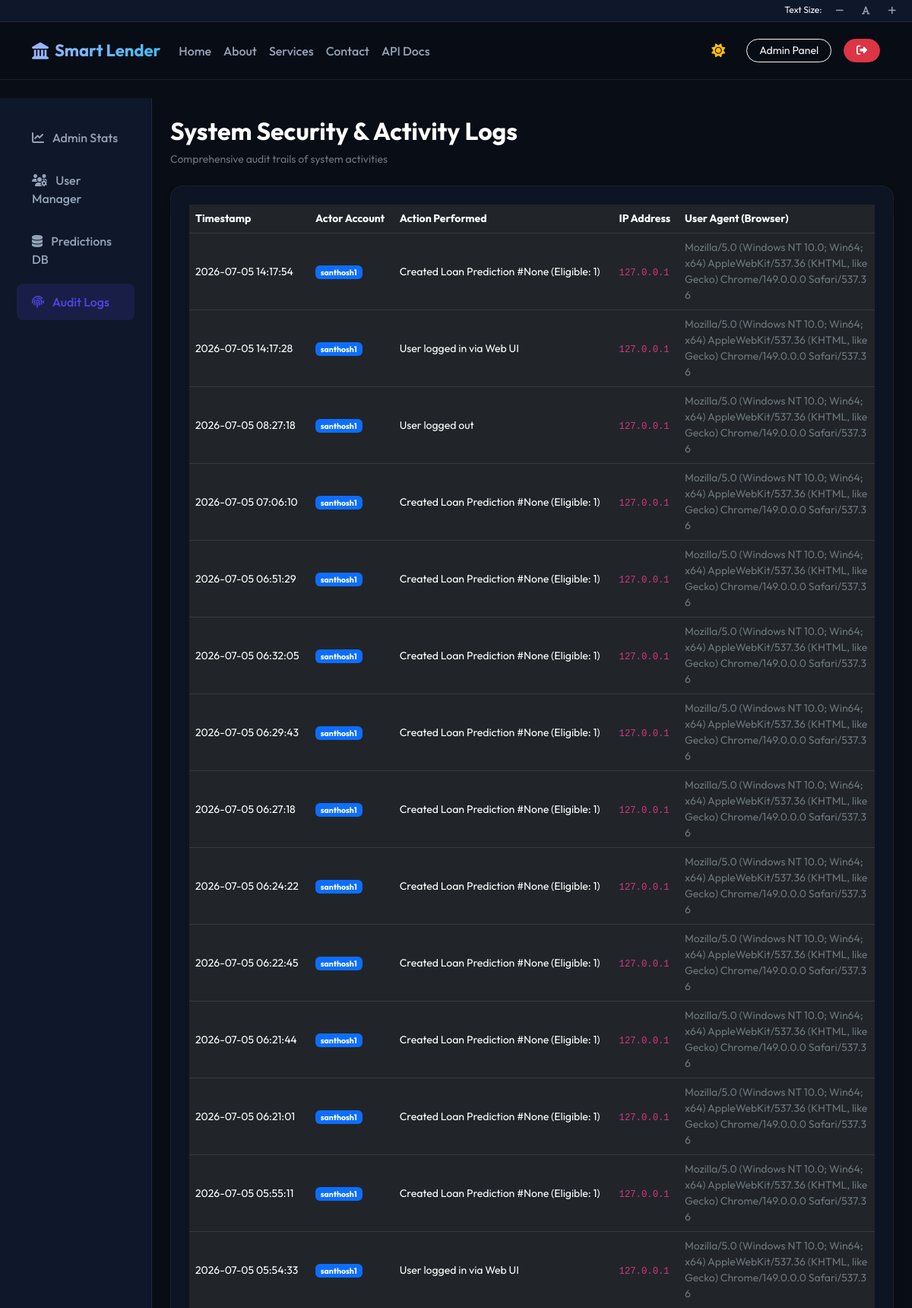
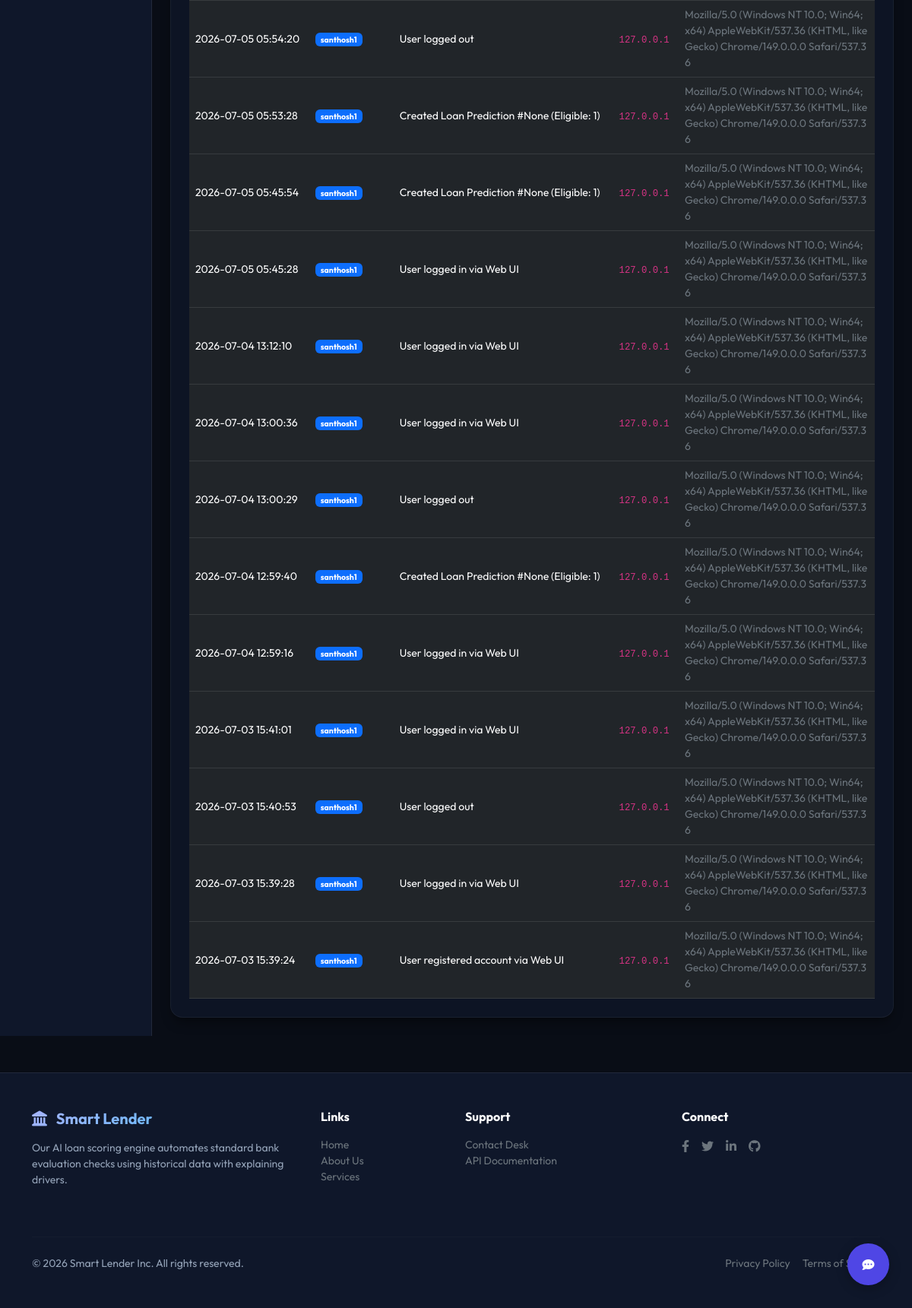
/admin/logs (signed in), run on the app's committed database (2 pictures, top to bottom).
### database.py (models this page shows, shortened)
class Log(db.Model):
    __tablename__ = 'logs'
    id = db.Column(db.Integer, primary_key=True)
    user_id = db.Column(db.Integer, db.ForeignKey('users.id', ondelete='CASCADE'), nullable=True)
    admin_id = db.Column(db.Integer, db.ForeignKey('admins.id', ondelete='CASCADE'), nullable=True)
    action = db.Column(db.String(255), nullable=False)
    ip_address = db.Column(db.String(45), nullable=True)
    user_agent = db.Column(db.String(255), nullable=True)
    created_at = db.Column(db.DateTime, default=get_utc_now, nullable=False)

class User(db.Model):
    __tablename__ = 'users'
    id = db.Column(db.Integer, primary_key=True)
    username = db.Column(db.String(80), unique=True, nullable=False)
    email = db.Column(db.String(120), unique=True, nullable=False)
    password_hash = db.Column(db.String(128), nullable=False)
    full_name = db.Column(db.String(100), nullable=True)
    phone = db.Column(db.String(20), nullable=True)
    address = db.Column(db.Text, nullable=True)
    profile_pic = db.Column(db.String(100), default='default.png', nullable=False)
    role = db.Column(db.String(20), default='user', nullable=False)
    created_at = db.Column(db.DateTime, default=get_utc_now, nullable=False)
    updated_at = db.Column(db.DateTime, default=get_utc_now, onupdate=get_utc_now, nullable=False)
    predictions = db.relationship('Prediction', backref='user', lazy=True, cascade="all, delete-orphan")
    logs = db.relationship('Log', backref='user', lazy=True, cascade="all, delete-orphan")

### routes.py (the view)
@routes_bp.route('/admin/logs')
@admin_required
def admin_logs():
    logs = Log.query.order_by(Log.created_at.desc()).all()
    return render_template('admin_logs.html', logs=logs)

### app.py (called while the page is built)
def create_app(config_class=Config):
    app = Flask(__name__)
    app.config.from_object(config_class)
    config_class.init_app(app)
    init_db(app)
    from routes import routes_bp
    from api import api_bp
    app.register_blueprint(routes_bp)
    app.register_blueprint(api_bp)
    @app.errorhandler(404)
    def page_not_found(e):
        return render_template('errors/404.html'), 404
    @app.errorhandler(500)
    def internal_server_error(e):
        return render_template('errors/500.html'), 500
    @app.context_processor
    def inject_now():
        from datetime import datetime, timezone
        return {'now': datetime.now(timezone.utc)}
    return app

### routes.py (called while the page is built)
def admin_required(f):
    @wraps(f)
    def decorated(*args, **kwargs):
        if 'admin_id' not in session:
            flash('Access denied. Admin credentials required.', 'danger')
            return redirect(url_for('routes.admin_login'))
        g.admin = db.session.get(Admin, session['admin_id'])
        if not g.admin:
            session.clear()
            return redirect(url_for('routes.admin_login'))
        return f(*args, **kwargs)
    return decorated

@routes_bp.before_request
def load_logged_in_user():
    user_id = session.get('user_id')
    admin_id = session.get('admin_id')
    if user_id:
        g.user = db.session.get(User, user_id)
    else:
        g.user = None
    if admin_id:
        g.admin = db.session.get(Admin, admin_id)
    else:
        g.admin = None

### templates/admin_logs.html (shortened to what this page needs)
{% extends 'layout.html' %}
{% block content %}
<div class="container-fluid">
    <div class="row">
        <div class="col-md-3 col-lg-2 sidebar d-none d-md-block py-4">
            <ul class="nav nav-pills flex-column mb-auto">
                <li class="nav-item">
                    <a href="{{ url_for('routes.admin_dashboard') }}" class="nav-link text-white">
                        <i class="fas fa-chart-line me-2"></i> Admin Stats
                    </a>
                </li>
                <li class="nav-item">
                    <a href="{{ url_for('routes.admin_users') }}" class="nav-link text-white">
                        <i class="fas fa-users-cog me-2"></i> User Manager
                    </a>
                </li>
                <li class="nav-item">
                    <a href="{{ url_for('routes.admin_predictions') }}" class="nav-link text-white">
                        <i class="fas fa-database me-2"></i> Predictions DB
                    </a>
                </li>
                <li class="nav-item">
                    <a href="{{ url_for('routes.admin_logs') }}" class="nav-link active">
                        <i class="fas fa-fingerprint me-2"></i> Audit Logs
                    </a>
                </li>
            </ul>
        </div>
        <div class="col-md-9 col-lg-10 py-4 px-md-4">
            <div class="mb-4" data-aos="fade-down">
                <h2 class="fw-bold text-white">System Security & Activity Logs</h2>
                <p class="text-secondary small">Comprehensive audit trails of system activities</p>
            </div>
            <div class="glass-card p-4" data-aos="fade-up">
                <div class="table-responsive">
                    <table class="table table-dark table-hover align-middle small m-0" style="word-break: break-all;">
                        <thead>
                            <tr>
                                <th>Timestamp</th>
                                <th>Actor Account</th>
                                <th>Action Performed</th>
                                <th>IP Address</th>
                                <th>User Agent (Browser)</th>
                            </tr>
                        </thead>
                        <tbody>
                            {% for log in logs %}
                                <tr>
                                    <td style="min-width: 140px;">{{ log.created_at.strftime('%Y-%m-%d %H:%M:%S') }}</td>
                                    <td>
                                        {% if log.admin_id %}
                                            <span class="badge bg-danger">ADMIN (ID: {{ log.admin_id }})</span>
                                        {% elif log.user_id: %}
                                            {% if log.user %}
                                                <span class="badge bg-primary">{{ log.user.username }}</span>
                                            {% else: %}
                                                <span class="badge bg-secondary">Deleted User</span>
                                            {% endif %}
                                        {% else: %}
                                            <span class="badge bg-secondary">ANONYMOUS</span>
                                        {% endif %}
                                    </td>
                                    <td>{{ log.action }}</td>
                                    <td><code>{{ log.ip_address or 'N/A' }}</code></td>
                                    <td class="text-secondary" style="max-width: 250px;">{{ log.user_agent or 'N/A' }}</td>
                                </tr>
                            {% else %}
                                <tr>
                                    <td colspan="5" class="text-center py-4 text-secondary">No system activity logs found.</td>
                                </tr>
                            {% endfor %}
                        </tbody>
                    </table>
                </div>
            </div>
        </div>
    </div>
</div>
{% endblock %}

### templates/layout.html (shortened to what this page needs)
<!DOCTYPE html>
<html lang="en" data-theme="dark">
<head>
    <link href="https://cdn.jsdelivr.net/npm/bootstrap@5.3.0/dist/css/bootstrap.min.css" rel="stylesheet">
    <link href="https://cdnjs.cloudflare.com/ajax/libs/font-awesome/6.4.0/css/all.min.css" rel="stylesheet">
    <link href="https://unpkg.com/aos@2.3.1/dist/aos.css" rel="stylesheet">
    <link rel="stylesheet" href="{{ url_for('static', filename='css/style.css') }}">
</head>
<body>
    <div class="accessibility-bar">
        <span>Text Size:</span>
        <button id="btn-decrease-font" class="accessibility-btn" title="Decrease Font Size"><i class="fas fa-minus"></i></button>
        <button id="btn-reset-font" class="accessibility-btn" title="Reset Font Size"><i class="fas fa-font"></i></button>
        <button id="btn-increase-font" class="accessibility-btn" title="Increase Font Size"><i class="fas fa-plus"></i></button>
    </div>
    <nav class="navbar navbar-expand-lg glass-nav sticky-top py-3">
        <div class="container">
            <a class="navbar-brand text-gradient d-flex align-items-center" href="{{ url_for('routes.index') }}">
                <i class="fas fa-landmark me-2"></i> Smart Lender
            </a>
            <div class="collapse navbar-collapse" id="navbarNav">
                <ul class="navbar-nav me-auto">
                    <li class="nav-link-item"><a class="nav-link {% if request.endpoint == 'routes.index' %}active{% endif %}" href="{{ url_for('routes.index') }}">Home</a></li>
                    <li class="nav-link-item"><a class="nav-link {% if request.endpoint == 'routes.about' %}active{% endif %}" href="{{ url_for('routes.about') }}">About</a></li>
                    <li class="nav-link-item"><a class="nav-link {% if request.endpoint == 'routes.services' %}active{% endif %}" href="{{ url_for('routes.services') }}">Services</a></li>
                    <li class="nav-link-item"><a class="nav-link {% if request.endpoint == 'routes.contact' %}active{% endif %}" href="{{ url_for('routes.contact') }}">Contact</a></li>
                    <li class="nav-link-item"><a class="nav-link" href="/api/docs" target="_blank">API Docs</a></li>
                </ul>
                <div class="d-flex align-items-center gap-3">
                    <button id="theme-switcher" class="theme-switch-btn" title="Toggle Light/Dark Theme">
                        <i class="fas fa-sun text-warning"></i>
                    </button>
                    {% if g.admin %}
                        <a href="{{ url_for('routes.admin_dashboard') }}" class="btn btn-outline-light btn-sm rounded-pill px-3">Admin Panel</a>
                        <a href="{{ url_for('routes.logout') }}" class="btn btn-danger btn-sm rounded-pill px-3"><i class="fas fa-sign-out-alt"></i></a>
                    {% else %}
                        <a href="{{ url_for('routes.login') }}" class="btn btn-outline-light rounded-pill px-4">Login</a>
                        <a href="{{ url_for('routes.register') }}" class="btn btn-primary-grad">Sign Up</a>
                    {% endif %}
                </div>
            </div>
        </div>
    </nav>
    <main>
        {% block content %}{% endblock %}
    </main>
    <div id="toast-container" class="position-fixed bottom-0 end-0 p-3" style="z-index: 1050;"></div>
    <button class="chatbot-toggler">
        <span class="fas fa-comment-dots"></span>
    </button>
    <footer class="py-5 mt-5">
        <div class="container">
            <div class="row">
                <div class="col-md-4 mb-4">
                    <h5 class="text-gradient fw-bold mb-3"><i class="fas fa-landmark me-2"></i> Smart Lender</h5>
                    <p class="small">Our AI loan scoring engine automates standard bank evaluation checks using historical data with explaining drivers.</p>
                </div>
                <div class="col-md-2 mb-4">
                    <h6 class="text-white fw-bold mb-3">Links</h6>
                    <ul class="list-unstyled small">
                        <li><a href="{{ url_for('routes.index') }}" class="text-secondary text-decoration-none">Home</a></li>
                        <li><a href="{{ url_for('routes.about') }}" class="text-secondary text-decoration-none">About Us</a></li>
                        <li><a href="{{ url_for('routes.services') }}" class="text-secondary text-decoration-none">Services</a></li>
                    </ul>
                </div>
                <div class="col-md-3 mb-4">
                    <h6 class="text-white fw-bold mb-3">Support</h6>
                    <ul class="list-unstyled small">
                        <li><a href="{{ url_for('routes.contact') }}" class="text-secondary text-decoration-none">Contact Desk</a></li>
                        <li><a href="/api/docs" class="text-secondary text-decoration-none">API Documentation</a></li>
                    </ul>
                </div>
                <div class="col-md-3 mb-4">
                    <h6 class="text-white fw-bold mb-3">Connect</h6>
                    <div class="d-flex gap-3">
                        <a href="#" class="text-secondary"><i class="fab fa-facebook-f"></i></a>
                        <a href="#" class="text-secondary"><i class="fab fa-twitter"></i></a>
                        <a href="#" class="text-secondary"><i class="fab fa-linkedin-in"></i></a>
                        <a href="#" class="text-secondary"><i class="fab fa-github"></i></a>
                    </div>
                </div>
            </div>
            <hr class="my-4" style="border-color: var(--border-color);">
            <div class="d-flex flex-column flex-md-row justify-content-between small">
                <p class="m-0">&copy; {{ now.year if now else '2026' }} Smart Lender Inc. All rights reserved.</p>
                <div class="d-flex gap-3">
                    <a href="#" class="text-secondary text-decoration-none">Privacy Policy</a>
                    <a href="#" class="text-secondary text-decoration-none">Terms of Service</a>
                </div>
            </div>
        </div>
    </footer>
</body>
</html>

### static/css/style.css (style rules this page uses)
:root { --primary-indigo: #4F46E5; --primary-indigo-hover: #4338CA; --accent-sky: #0EA5E9; --accent-emerald: #10B981; --accent-rose: #F43F5E; --bg-primary: #090D16; --bg-secondary: #0F172A; --text-primary: #F8FAFC; --text-secondary: #94A3B8; --border-color: rgba(255, 255, 255, 0.08); --card-bg: rgba(15, 23, 42, 0.75); --glass-bg: rgba(15, 23, 42, 0.6); --glass-border: rgba(255, 255, 255, 0.05); --shadow-sm: 0 1px 2px 0 rgba(0, 0, 0, 0.05); --shadow-md: 0 4px 6px -1px rgba(0, 0, 0, 0.1), 0 2px 4px -1px rgba(0, 0, 0, 0.06); --shadow-lg: 0 10px 15px -3px rgba(0, 0, 0, 0.3), 0 4px 6px -2px rgba(0, 0, 0, 0.15); --shadow-glow: 0 0 20px rgba(79, 70, 229, 0.25); --navbar-bg: rgba(9, 13, 22, 0.85); }
body { background-color: var(--bg-primary); color: var(--text-primary); font-family: 'Outfit', sans-serif; transition: background-color 0.4s ease, color 0.4s ease; overflow-x: hidden; }
.glass-card { background: var(--card-bg); backdrop-filter: blur(16px); -webkit-backdrop-filter: blur(16px); border: 1px solid var(--glass-border); border-radius: 16px; box-shadow: var(--shadow-lg); transition: transform 0.3s ease, box-shadow 0.3s ease; }
.glass-nav { background: var(--navbar-bg); backdrop-filter: blur(12px); -webkit-backdrop-filter: blur(12px); border-bottom: 1px solid var(--border-color); }
.text-gradient { background: linear-gradient(135deg, #A5B4FC, #38BDF8); -webkit-background-clip: text; -webkit-text-fill-color: transparent; }
.navbar-brand { font-weight: 700; font-size: 22px; }
.nav-link { color: var(--text-secondary) !important; font-weight: 500; transition: color 0.2s ease; }
.nav-link:hover, .nav-link.active { color: var(--text-primary) !important; }
.sidebar { background-color: var(--bg-secondary); border-right: 1px solid var(--border-color); min-height: calc(100vh - 70px); }
.sidebar .nav-link { padding: 12px 20px; border-radius: 8px; margin: 4px 10px; }
.sidebar .nav-link.active { background: rgba(79, 70, 229, 0.15); color: var(--primary-indigo) !important; }
.chatbot-toggler { position: fixed; bottom: 30px; right: 30px; height: 55px; width: 55px; color: #fff; background: var(--primary-indigo); border: none; outline: none; border-radius: 50%; cursor: pointer; display: flex; align-items: center; justify-content: center; box-shadow: 0 4px 15px rgba(0,0,0,0.25); z-index: 1000; transition: transform 0.2s ease; }
.theme-switch-btn { background: transparent; border: none; color: var(--text-secondary); font-size: 18px; cursor: pointer; padding: 8px 12px; border-radius: 50%; transition: background-color 0.2s ease, color 0.2s ease; }
footer { border-top: 1px solid var(--border-color); background-color: var(--bg-secondary); color: var(--text-secondary); }
.accessibility-bar { background: var(--bg-secondary); border-bottom: 1px solid var(--border-color); padding: 4px 15px; font-size: 12px; display: flex; justify-content: flex-end; gap: 12px; }
.accessibility-btn { background: none; border: none; color: var(--text-secondary); cursor: pointer; }

### data on the page
Log: created_at "2026-07-05 14:17:54", user.username "santhosh1", action "Created Loan Prediction #None (Eligible: 1)", ip_address "127.0.0.1", user_agent "Mozilla/5.0 (Windows NT 10.0; Win64; x64) AppleWebKit/537.36 (KHTML, like Gecko) Chrome/149.0.0.0 Safari/537.36"
Log: created_at "2026-07-05 14:17:28", user.username "santhosh1", action "User logged in via Web UI", ip_address "127.0.0.1", user_agent "Mozilla/5.0 (Windows NT 10.0; Win64; x64) AppleWebKit/537.36 (KHTML, like Gecko) Chrome/149.0.0.0 Safari/537.36"
Log: created_at "2026-07-05 08:27:18", user.username "santhosh1", action "User logged out", ip_address "127.0.0.1", user_agent "Mozilla/5.0 (Windows NT 10.0; Win64; x64) AppleWebKit/537.36 (KHTML, like Gecko) Chrome/149.0.0.0 Safari/537.36"
Log: created_at "2026-07-05 07:06:10", user.username "santhosh1", action "Created Loan Prediction #None (Eligible: 1)", ip_address "127.0.0.1", user_agent "Mozilla/5.0 (Windows NT 10.0; Win64; x64) AppleWebKit/537.36 (KHTML, like Gecko) Chrome/149.0.0.0 Safari/537.36"
Log: created_at "2026-07-05 06:51:29", user.username "santhosh1", action "Created Loan Prediction #None (Eligible: 1)", ip_address "127.0.0.1", user_agent "Mozilla/5.0 (Windows NT 10.0; Win64; x64) AppleWebKit/537.36 (KHTML, like Gecko) Chrome/149.0.0.0 Safari/537.36"
Log: created_at "2026-07-05 06:32:05", user.username "santhosh1", action "Created Loan Prediction #None (Eligible: 1)", ip_address "127.0.0.1", user_agent "Mozilla/5.0 (Windows NT 10.0; Win64; x64) AppleWebKit/537.36 (KHTML, like Gecko) Chrome/149.0.0.0 Safari/537.36"
Log: created_at "2026-07-05 06:29:43", user.username "santhosh1", action "Created Loan Prediction #None (Eligible: 1)", ip_address "127.0.0.1", user_agent "Mozilla/5.0 (Windows NT 10.0; Win64; x64) AppleWebKit/537.36 (KHTML, like Gecko) Chrome/149.0.0.0 Safari/537.36"
Log: created_at "2026-07-05 06:27:18", user.username "santhosh1", action "Created Loan Prediction #None (Eligible: 1)", ip_address "127.0.0.1", user_agent "Mozilla/5.0 (Windows NT 10.0; Win64; x64) AppleWebKit/537.36 (KHTML, like Gecko) Chrome/149.0.0.0 Safari/537.36"
Log: created_at "2026-07-05 06:24:22", user.username "santhosh1", action "Created Loan Prediction #None (Eligible: 1)", ip_address "127.0.0.1", user_agent "Mozilla/5.0 (Windows NT 10.0; Win64; x64) AppleWebKit/537.36 (KHTML, like Gecko) Chrome/149.0.0.0 Safari/537.36"
Log: created_at "2026-07-05 06:22:45", user.username "santhosh1", action "Created Loan Prediction #None (Eligible: 1)", ip_address "127.0.0.1", user_agent "Mozilla/5.0 (Windows NT 10.0; Win64; x64) AppleWebKit/537.36 (KHTML, like Gecko) Chrome/149.0.0.0 Safari/537.36"
Log: created_at "2026-07-05 06:21:44", user.username "santhosh1", action "Created Loan Prediction #None (Eligible: 1)", ip_address "127.0.0.1", user_agent "Mozilla/5.0 (Windows NT 10.0; Win64; x64) AppleWebKit/537.36 (KHTML, like Gecko) Chrome/149.0.0.0 Safari/537.36"
Log: created_at "2026-07-05 06:21:01", user.username "santhosh1", action "Created Loan Prediction #None (Eligible: 1)", ip_address "127.0.0.1", user_agent "Mozilla/5.0 (Windows NT 10.0; Win64; x64) AppleWebKit/537.36 (KHTML, like Gecko) Chrome/149.0.0.0 Safari/537.36"
Log: created_at "2026-07-05 05:55:11", user.username "santhosh1", action "Created Loan Prediction #None (Eligible: 1)", ip_address "127.0.0.1", user_agent "Mozilla/5.0 (Windows NT 10.0; Win64; x64) AppleWebKit/537.36 (KHTML, like Gecko) Chrome/149.0.0.0 Safari/537.36"
Log: created_at "2026-07-05 05:54:33", user.username "santhosh1", action "User logged in via Web UI", ip_address "127.0.0.1", user_agent "Mozilla/5.0 (Windows NT 10.0; Win64; x64) AppleWebKit/537.36 (KHTML, like Gecko) Chrome/149.0.0.0 Safari/537.36"
Log: created_at "2026-07-05 05:54:20", user.username "santhosh1", action "User logged out", ip_address "127.0.0.1", user_agent "Mozilla/5.0 (Windows NT 10.0; Win64; x64) AppleWebKit/537.36 (KHTML, like Gecko) Chrome/149.0.0.0 Safari/537.36"
Log: created_at "2026-07-05 05:53:28", user.username "santhosh1", action "Created Loan Prediction #None (Eligible: 1)", ip_address "127.0.0.1", user_agent "Mozilla/5.0 (Windows NT 10.0; Win64; x64) AppleWebKit/537.36 (KHTML, like Gecko) Chrome/149.0.0.0 Safari/537.36"
Log: created_at "2026-07-05 05:45:54", user.username "santhosh1", action "Created Loan Prediction #None (Eligible: 1)", ip_address "127.0.0.1", user_agent "Mozilla/5.0 (Windows NT 10.0; Win64; x64) AppleWebKit/537.36 (KHTML, like Gecko) Chrome/149.0.0.0 Safari/537.36"
Log: created_at "2026-07-05 05:45:28", user.username "santhosh1", action "User logged in via Web UI", ip_address "127.0.0.1", user_agent "Mozilla/5.0 (Windows NT 10.0; Win64; x64) AppleWebKit/537.36 (KHTML, like Gecko) Chrome/149.0.0.0 Safari/537.36"
Log: created_at "2026-07-04 13:12:10", user.username "santhosh1", action "User logged in via Web UI", ip_address "127.0.0.1", user_agent "Mozilla/5.0 (Windows NT 10.0; Win64; x64) AppleWebKit/537.36 (KHTML, like Gecko) Chrome/149.0.0.0 Safari/537.36"
Log: created_at "2026-07-04 13:00:36", user.username "santhosh1", action "User logged in via Web UI", ip_address "127.0.0.1", user_agent "Mozilla/5.0 (Windows NT 10.0; Win64; x64) AppleWebKit/537.36 (KHTML, like Gecko) Chrome/149.0.0.0 Safari/537.36"
Log: created_at "2026-07-04 13:00:29", user.username "santhosh1", action "User logged out", ip_address "127.0.0.1", user_agent "Mozilla/5.0 (Windows NT 10.0; Win64; x64) AppleWebKit/537.36 (KHTML, like Gecko) Chrome/149.0.0.0 Safari/537.36"
Log: created_at "2026-07-04 12:59:40", user.username "santhosh1", action "Created Loan Prediction #None (Eligible: 1)", ip_address "127.0.0.1", user_agent "Mozilla/5.0 (Windows NT 10.0; Win64; x64) AppleWebKit/537.36 (KHTML, like Gecko) Chrome/149.0.0.0 Safari/537.36"
Log: created_at "2026-07-04 12:59:16", user.username "santhosh1", action "User logged in via Web UI", ip_address "127.0.0.1", user_agent "Mozilla/5.0 (Windows NT 10.0; Win64; x64) AppleWebKit/537.36 (KHTML, like Gecko) Chrome/149.0.0.0 Safari/537.36"
Log: created_at "2026-07-03 15:41:01", user.username "santhosh1", action "User logged in via Web UI", ip_address "127.0.0.1", user_agent "Mozilla/5.0 (Windows NT 10.0; Win64; x64) AppleWebKit/537.36 (KHTML, like Gecko) Chrome/149.0.0.0 Safari/537.36"
Log: created_at "2026-07-03 15:40:53", user.username "santhosh1", action "User logged out", ip_address "127.0.0.1", user_agent "Mozilla/5.0 (Windows NT 10.0; Win64; x64) AppleWebKit/537.36 (KHTML, like Gecko) Chrome/149.0.0.0 Safari/537.36"
Log: created_at "2026-07-03 15:39:28", user.username "santhosh1", action "User logged in via Web UI", ip_address "127.0.0.1", user_agent "Mozilla/5.0 (Windows NT 10.0; Win64; x64) AppleWebKit/537.36 (KHTML, like Gecko) Chrome/149.0.0.0 Safari/537.36"
Log: created_at "2026-07-03 15:39:24", user.username "santhosh1", action "User registered account via Web UI", ip_address "127.0.0.1", user_agent "Mozilla/5.0 (Windows NT 10.0; Win64; x64) AppleWebKit/537.36 (KHTML, like Gecko) Chrome/149.0.0.0 Safari/537.36"
